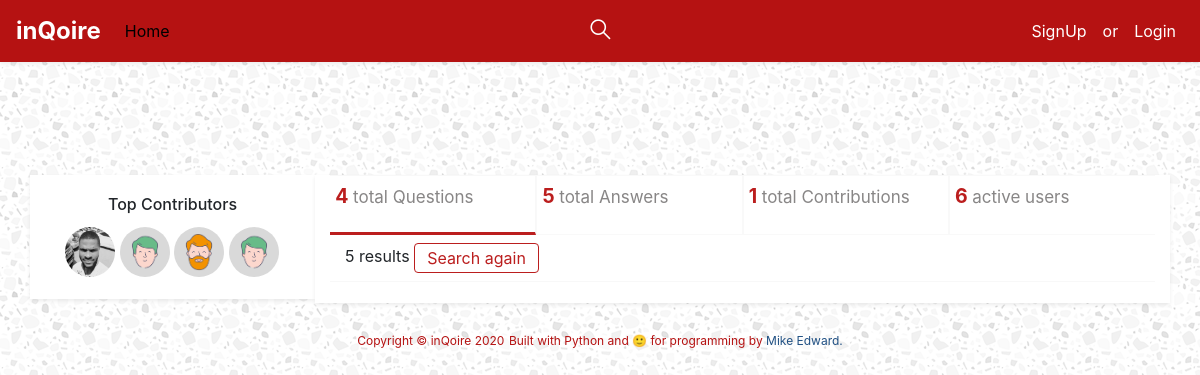
The app's page /, older data.
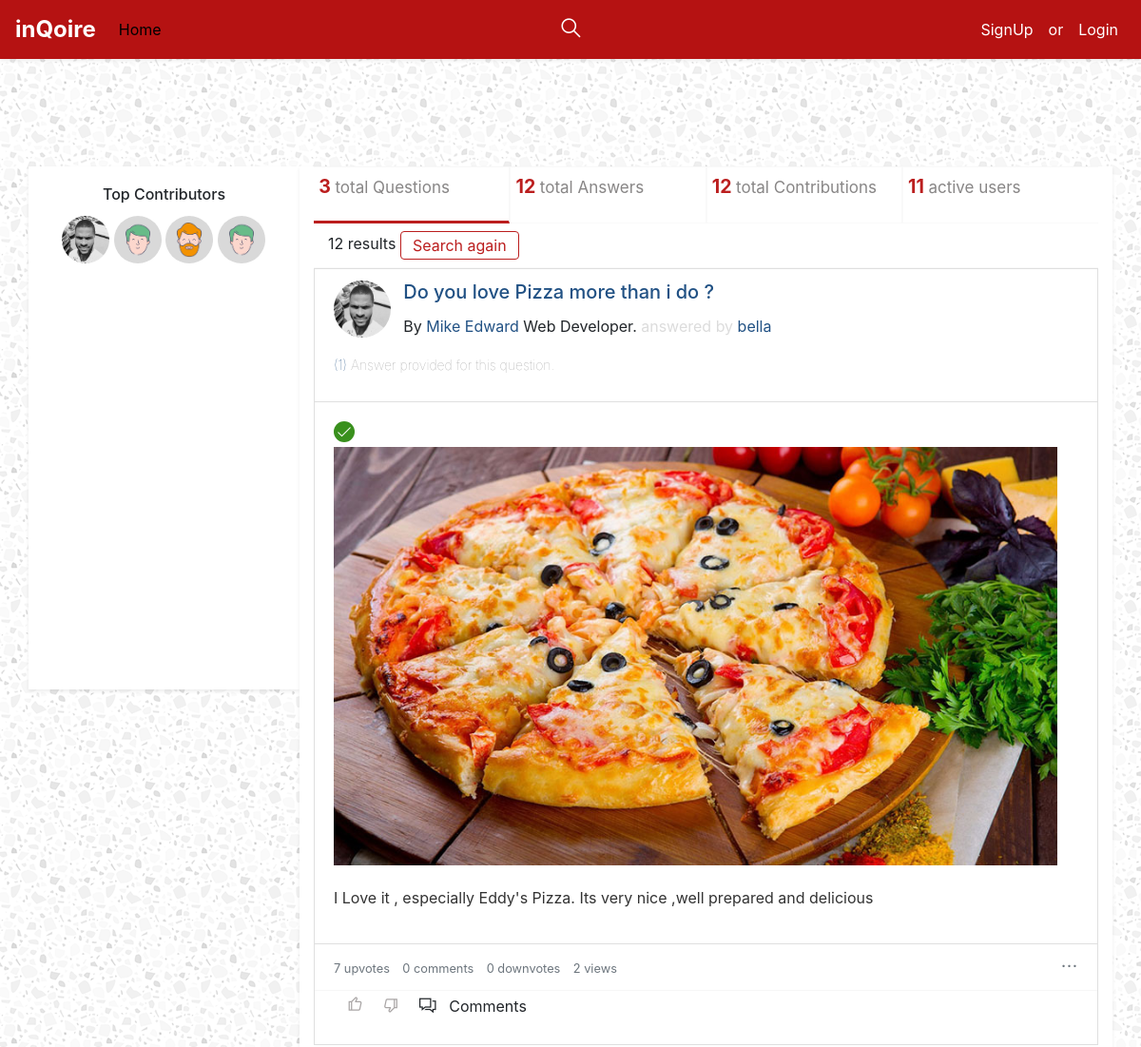
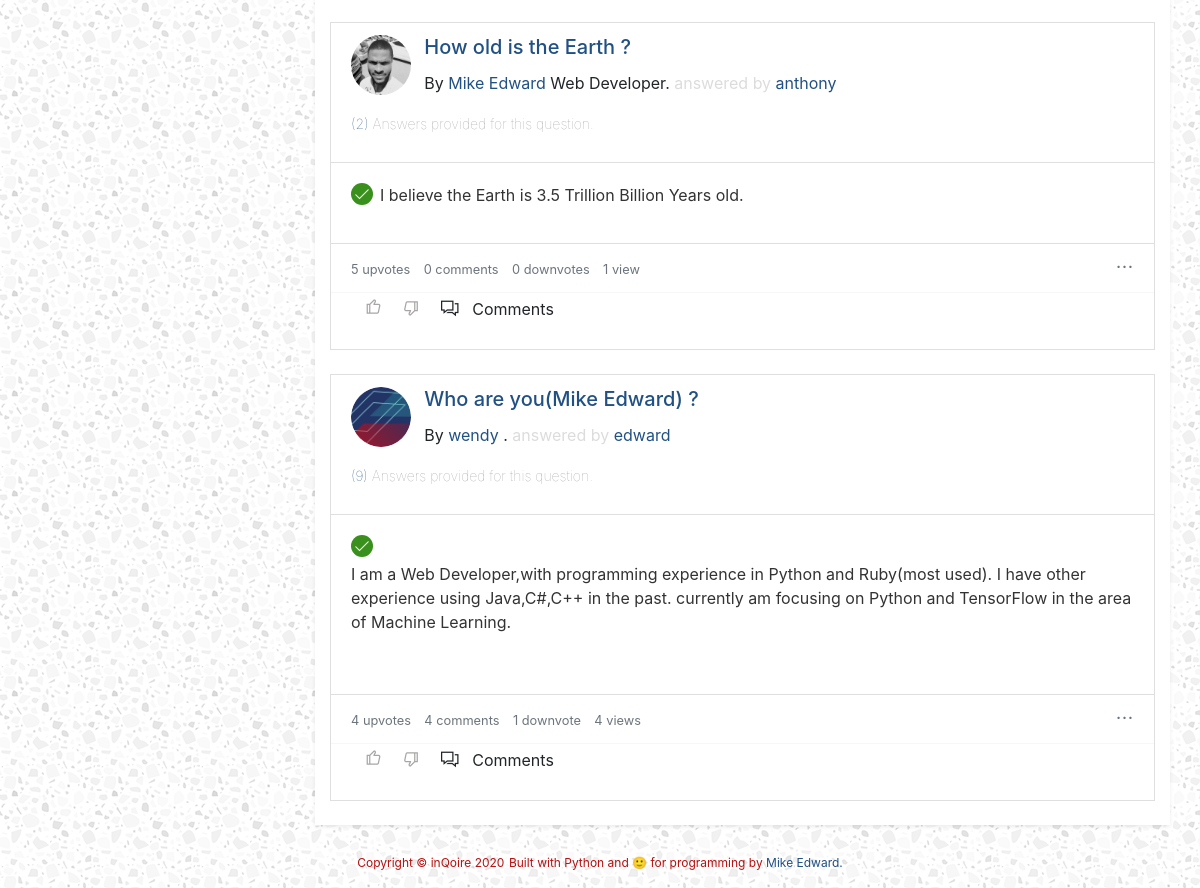
The same page, newer data (2 pictures, top to bottom).
### inqoire/users/models.py (models this page shows, shortened)
class User(AbstractUser):
    score   		            = models.PositiveSmallIntegerField(default=0,blank=True,null=True)
    phone_number                = models.CharField(max_length=16,blank=False,null=True,unique=True)
    joined_from_ip              = models.GenericIPAddressField(blank=True,null=True)
    last_seen_ip                = models.GenericIPAddressField(blank=True,null=True)
    activated_on                = models.DateTimeField(blank=True,null=True) # date account was activated after mail was sent.
    free_subscription_ends_on   = models.DateTimeField(blank=True,null=True) # set 1 month of site use,like its done on medium.com
    def __str__(self):
        return self.username
    @property
    def full_name(self):
        if self.first_name and self.last_name:
            return self.last_name +' '+self.first_name
        return self.username
    def get_absolute_url(self):
        return reverse('users:user-view',args=[str(self.username)])
    @property
    def url(self):
        return self.get_absolute_url()

class Profile(models.Model):
    owner           = models.OneToOneField(to=settings.AUTH_USER_MODEL,
                                            related_name='profile',
                                            on_delete=models.CASCADE)
    pic             = models.ImageField(upload_to=helpers.dp_upload_loc,blank=True,null=True)
    bio             = models.TextField(max_length=150,blank=True,null=True,default='This project was built as my #2 exercise with Python.')
    profession      = models.CharField(max_length=150,blank=True,null=True)
    gender          = models.CharField(max_length=6,blank=True,null=True)
    created         = models.DateTimeField(auto_now_add=True)
    updated         = models.DateTimeField(auto_now=True)
    class Meta:
        ordering       = ('-created',)
        verbose_name   = 'Profile'
        verbose_name_plural = 'Profiles'
    @property
    def pic_url(self):
        if self.pic:
            return self.pic.url
        return

### inqoire/question/models.py (models this page shows, shortened)
class Question(models.Model):
    asked_by                    = models.ForeignKey(to=settings.AUTH_USER_MODEL,
                                    related_name='questions',
                                    blank=False,
                                    null=False,
                                    on_delete=models.CASCADE)
    text                    	= models.TextField(max_length=400)
    summary 					= models.CharField(max_length=250,blank=True,null=True)
    link 						= models.URLField(max_length=300,blank=True,null=True) # optional - link gives context
    slug                        = models.SlugField(max_length=300,unique=True,null=True,blank=True,db_index=True)
    file                        = models.ImageField(upload_to=file_upload_loc,blank=True,null=True)
    is_answered                 = models.BooleanField(default=False) #most voted answer is accepted as answer
    asked_by_privacy 			= models.PositiveSmallIntegerField(choices=const.ASK_BY_PRIVACY,blank=False,null=True,default=const.PUBLIC)
    created                     = models.DateTimeField(auto_now_add=True)
    updated                     = models.DateTimeField(auto_now=True)
    objects                     = QuestionManager()
    class Meta:
    	ordering 				= ('-created',)
    	verbose_name			= 'Question'
    	verbose_name_plural     = 'Questions'
    def get_absolute_url(self):
        return reverse('question:question_detail',args=[str(self.slug)])
    qst_detail_url = property(get_absolute_url)
    @property
    def most_upvote_answer(self):
        VALUE = 4
        if self.answers:
            return self.answers.filter(upvotes__gte=VALUE).first()
        return None
    @property
    def file_url(self):
        if self.file:
            return self.file.url
        return
    def human_readable_timestamp(self):
        return humanize(self.created)
    timestamp = property(human_readable_timestamp)
    @property
    def answers_count(self):
        return self.answers.count()

### inqoire/answer/models.py (models this page shows, shortened)
class Answer(models.Model):
	answer_by 		= models.ForeignKey(settings.AUTH_USER_MODEL,
										related_name='answers_by',
										on_delete=models.SET_NULL,
										blank=True,
										null=True)
	question 		= models.ForeignKey(to=Question,
										related_name='answers',
										on_delete=models.CASCADE)
	slug            = models.SlugField(max_length=150,unique=True,null=True,blank=True)
	text			= models.TextField(max_length=500)
	file 			= models.ImageField(upload_to=file_answer_loc,blank=True,null=True)
	upvotes 		= models.PositiveSmallIntegerField(default=0)
	downvotes 		= models.PositiveSmallIntegerField(default=0)
	views 			= models.PositiveSmallIntegerField(default=0,blank=True,null=True)
	answered_on 	= models.DateTimeField(blank=False,null=True)
	created 		= models.DateTimeField(auto_now_add=True)
	updated 		= models.DateTimeField(auto_now=True)
	class Meta:
		ordering 	 = (('upvotes'),)
		verbose_name = 'Answer'
		verbose_name_plural = 'Answers'
	def get_absolute_url(self):
		return reverse('answer:answer-view',args=[str(self.slug)])
	@property
	def url(self):
		return self.get_absolute_url()
	def human_readable_timestamp(self):
		return humanize(self.created)
	timestamp = property(human_readable_timestamp)
	@property
	def file_url(self):
		if self.file:
			return self.file.url
		return
	@property
	def answer_comments_count(self):
		if self.comments:
			return self.comments.count()
		return

### config/views.py (the view)
# urls.py: path('',views.welcome_to_inqoire,name='index'),
def welcome_to_inqoire(request,**kwargs):
	question_qs = Question.objects.all()
	ctx = dict()
	if request.session.get('message',False):
		ctx['message'] = request.session.get('message',False)
		print('welcome message')
	ctx['vote_form'] = VoteForm()
	ctx['answer_form'] = AnswerAddForm(initial={'answer_by':request.user})
	ctx['questions'] = question_qs
	questions_count = Question.objects.count()
	answer_count	= Answer.objects.count()
	ctx['q_count'] = questions_count
	ctx['a_count'] = answer_count
	ctx['contribution_count'] = Contribution.objects.count()
	ctx['users_count'] = inQoireUser.objects.count()
	ctx['superuser'] = inQoireUser.objects.first()
	return TemplateResponse(request,'index.html',ctx)

### templates/index.html (shortened to what this page needs)
{% extends '_layout.html' %}
{% load static %}
{% block nav %}
	{% include 'partials/_nav.html' %}
{% endblock %}
{% block search %}
<section class="container search-container">
  <section class="row">
    <section class="col-lg-12">
    </section>
  </section>
</section>
{% endblock %}
{% block content %}
	<section class="container content-container">
		<section class="row" style="margin-top: 7em;">
				<div class="card col-lg-3 shadow-sm aside-card mb-1">
				  <div class="card-body">
				    <h6 class="card-title text-center">Top Contributors</h6>
				    	<a href="{{superuser.url}}"><img src="{{superuser.profile.pic_url}}" class="c-avatar"/></a>
				    	<a href="#"><img src="{% static 'img/contrib-avatar/2.png' %}" class="c-avatar"/></a>
				    	<a href="#"><img src="{% static 'img/contrib-avatar/1.png' %}" class="c-avatar"/></a>
				    	<a href="#"><img src="{% static 'img/contrib-avatar/2.png' %}" class="c-avatar"/></a>
				  </div>
				</div>
			<section class="col-lg-9 shadow-sm right-col-sec">
				<section class="col-lg-12">
				  <section class="row section-box-wrap">
				  	<section class="col-lg-3 section-box count-fig-active">
				  		<p class="count-fig">{{q_count}}</p>
				  		<span>total Questions</span>
				  	</section>
				  	<section class="col-lg-3 section-box">
				  		<p class="count-fig">{{a_count}}</p>
				  		<span>total Answers</span>
				  	</section>
				  	<section class="col-lg-3 section-box">
				  		<p class="count-fig">{{contribution_count}}</p>
				  		<span>total Contributions</span>
				  	</section>
				  	<section class="col-lg-3 section-box">
				  		<p class="count-fig">{{users_count}}</p>
				  		<span>active users</span>
				  	</section>
				  </section>
				</section>
				<section class="col-lg-12">
					<section class="row" style="border-bottom: 1px solid #f8f8f8;">
						<section class="col-lg-12 mt-2 mb-2">
							{{a_count}} results <a href="#" class="btn btn-outline-primary link">Search again</a>
						</section>
					</section>
				</section>
				<section class="col-lg-12">
					<section class="row">
						  {% include 'partials/question-answer-card.html' with questions=questions answer_form=answer_form %}
					</section>
				</section>
			</section>
		</section>
		<section class="row">
			<section class="col-lg-12 mt-4 text-center">
								<p class="cpoy-right-text">Copyright &copy {%if message %}{{message}}{% endif %} inQoire 2020</p>
								<p class="cpoy-right-text">Built with Python and 🙂 for programming by
									<a href="https://github.com/kraft99"> Mike Edward.</a></p>
			</section>
		</section>
	</section>
{% endblock %}

### templates/_layout.html (shortened to what this page needs)
{% load static from staticfiles %}
<!DOCTYPE html>
<html lang="en">
<head>
    <link rel="stylesheet" href="{% static 'css/vendors/bootstrap/bootstrap.min.css' %}">
    <link rel="stylesheet" href="{% static 'css/vendors/line-awesome/line-awesome.min.css' %}">
    <link rel="stylesheet" type="text/css" href="{% static 'css/styles.css' %}">
</head>
<body>
{% block nav %}{% endblock %}
{% block search %}
{% endblock %}
{% block content %}
{% endblock %}
</body>
</html>

### templates/partials/_nav.html (shortened to what this page needs)
{% load static %}
<nav class="navbar navbar-expand-lg navbar-light bg-light shadow-sm fixed-top nav-page">
  <a class="navbar-brand" href="{% url 'index' %}">inQoire</a>
  <div class="collapse navbar-collapse" id="navbarSupportedContent">
    <ul class="navbar-nav mr-auto">
      <li class="nav-item">
        <a class="nav-link active-link" href="{% url 'index' %}">Home</a>
      </li>
    </ul>
    <ul class="nav justify-content-center">
       <li class="nav-item search-icon-span">
        <span class="nav-link"><i class="la la-search"></i></span>
       </li>
    </ul>
    {% if is_auth %}
    <ul class="navbar-nav ml-auto">
       <li class="nav-item">
        <span class="nav-link"><i class="la la-comments"></i></span>
       </li>
       <li class="nav-item">
        <span class="nav-link"><i class="la la-bell"></i></span>
       </li>
	     <li class="nav-item dropdown dropleft">
          <img src="{% if request.user.profile.pic %}{{request.user.profile.pic_url}}{% else %}{% static 'img/avatar.jpg' %}{% endif%}" class="nav-avatar-responsive dropdown-toggle" id="navbarDropdownMenuLink" data-toggle="dropdown" aria-haspopup="true" aria-expanded="false"/>
        <div class="dropdown-menu shadow-sm" aria-labelledby="navbarDropdownMenuLink">
          <a class="dropdown-item" href="{{ request.user.url }}">Profile</a>
          <a class="dropdown-item" href="#">Bookmarks</a>
          <div class="dropdown-divider"></div>
          <a class="dropdown-item" href="{% url 'account:logout' %}">Logout</a>
        </div>
      </li>
    </ul>
    {% else %}
    <ul class="navbar-nav ml-auto">
      <li class="nav-item">
        <a class="nav-link" href="{% url 'account:register' %}">SignUp</a>
      </li>
      <li class="nav-item">
        <a class="nav-link">or</a>
      </li>
      <li class="nav-item">
        <a class="nav-link" href="{% url 'account:login' %}">Login</a>
      </li>
    </ul>
    {% endif %}
  </div>
</nav>

### templates/partials/question-answer-card.html (shortened to what this page needs)
{% load static %}
{% load crispy_forms_tags %}
					{% if questions %}
							{% for q in questions %}
							<div class="card mb-4" style="width: -webkit-fill-available !important;">
								  	  <section class="card-header clear-fix">
								  	  	{% if q.most_upvote_answer.answer_by.profile.pic %}
								  	  	<img src="{{q.asked_by.profile.pic_url}}" alt="" class="avatar-qs" />
								  	  	{% else %}
								  	  	<img src="{% static 'img/avatar-1.png' %}" alt="" class="avatar-qs" />
								  	  	{% endif %}
								  	  	{% if q.text %}
									    <h5 class="card-title">
									    	<a href="{{q.qst_detail_url}}">{{q.text}}</a>
									    </h5>
									    {% endif %}
								  	  	<p>By <a href="{{q.asked_by.url}}">{{q.asked_by.full_name}}</a>
								  	  		{% if q.asked_by.profile.profession %}
								  	  		{{q.asked_by.profile.profession}}{% endif %}.
								  	  		<span class="answer-dt"> answered by
								  	  			<a href="{{q.most_upvote_answer.answer_by.url}}">{{q.most_upvote_answer.answer_by}}</a>
								  	  		</span>
								  	  	</p>
								  	  	<br>
								  	  	<p class="question-answers-count"><a href="#">({{q.answers_count}})</a> Answer{{q.answers_count|pluralize}} provided for this question.</p>
									  </section>
									    <div class="card-body clear-fix	">
									      <i class="la la-check float-left"></i>
									      <p class="card-text">
									      	{% if q.most_upvote_answer.file %}
									      	<a href="{{q.most_upvote_answer.url}}">
										      		<img src="{{q.most_upvote_answer.file_url}}" alt="" class="answer-file-resp">
									        </a>
										    {% elif q.file_url %}
										    <a href="{{q.most_upvote_answer.url}}">
									      		<img src="{{q.file_url}}" alt="" class="answer-file-resp">
									      	</a>
									      	{% endif %}
									      	<p>
									      	<a href="{{q.most_upvote_answer.url}}" class="answer-link"class="answer-link">{{q.most_upvote_answer.text}}</a>
									        </p>
									      </p>
									    </div>
									    <div class="card-footer clear-fix">
									      <small class="text-muted qs-text">
									      {{q.most_upvote_answer.upvotes}} upvote{{q.most_upvote_answer.upvotes|pluralize}}
									  	  </small>
									      <small class="text-muted qs-text comment-small">
									      <span class="count-comment">{{q.most_upvote_answer.answer_comments_count}}</span> comment{{q.most_upvote_answer.answer_comments_count|pluralize}}
									      </small>
									      <small class="text-muted qs-text">
									      {{q.most_upvote_answer.downvotes}} downvote{{q.most_upvote_answer.downvotes|pluralize}}
									  	 </small>
									      <small class="text-muted qs-text">{{q.most_upvote_answer.views}} view{{q.most_upvote_answer.views|pluralize}}</small>
									      <small class="text-muted float-right"><i class="la la-ellipsis-h"></i></small>
									    </div>
									    <div class="divider"></div>
									    <div class="container-fluid">
									    	<div class="row mt-1 mb-1">
									    		<div class="col-lg-12">
									    				<form action="{% url 'vote:user-vote'%}" method="POST" class="vote-form">
									    					{{vote_form}}
									    				</form>
									    				<span class="comment-action">
									    					<i class="la la-comments"></i>
									    					Comments
									    				</span>
									    		</div>
									    	</div>
									    </div>
								  </div>
								  {% endfor %}
						  {% endif %}

Row changes from the older to the newer data that the page shows:
added Question: asked_by.profile.pic_url (picture), text "Do you love Pizza more than i do ?", asked_by.full_name "Mike Edward", asked_by.profile.profession "Web Developer", most_upvote_answer.answer_by "bella", answers_count "1", most_upvote_answer.file_url (picture), most_upvote_answer.text "I Love it , especially Eddy's Pizza. Its very nice ,well prepared and delicious", most_upvote_answer.upvotes "7", most_upvote_answer.answer_comments_count "0", most_upvote_answer.downvotes "0", most_upvote_answer.views "2"
added Question: asked_by.profile.pic_url (picture), text "How old is the Earth ?", asked_by.full_name "Mike Edward", asked_by.profile.profession "Web Developer", most_upvote_answer.answer_by "anthony", answers_count "2", most_upvote_answer.text "I believe the Earth is 3.5 Trillion Billion Years old.", most_upvote_answer.upvotes "5", most_upvote_answer.answer_comments_count "0", most_upvote_answer.downvotes "0", most_upvote_answer.views "1"
now on this page (row edited): Question: asked_by.profile.pic_url (picture), text "Who are you(Mike Edward) ?", asked_by.full_name "wendy", most_upvote_answer.answer_by "edward", answers_count "9", most_upvote_answer.text "I am a Web Developer,with programming experience in Python and Ruby(most used). I have other experience using Java,C#,C++ in the past. currently am focusing on Python and TensorFlow in the area of Machine Learning.", most_upvote_answer.upvotes "4", most_upvote_answer.answer_comments_count "4", most_upvote_answer.downvotes "1", most_upvote_answer.views "4"
Text that changed along with them:
{{ q_count }}: "4" → "3"
{{ a_count }}: "5" → "12"
{{ contribution_count }}: "1" → "12"
{{ users_count }}: "6" → "11"
